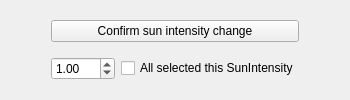
             <widget class="QWidget" name="tab_4">
              <attribute name="title">
               <string>SunInten change</string>
              </attribute>
              <layout class="QGridLayout" name="gridLayout_34">
               <item row="0" column="0" rowspan="2">
                <spacer name="horizontalSpacer_7">
                 <property name="orientation">
                  <enum>Qt::Horizontal</enum>
                 </property>
                 <property name="sizeHint" stdset="0">
                  <size>
                   <width>40</width>
                   <height>20</height>
                  </size>
                 </property>
                </spacer>
               </item>
               <item row="1" column="2">
                <widget class="QCheckBox" name="checkBox_applySunInten">
                 <property name="text">
                  <string>All selected this SunIntensity</string>
                 </property>
                </widget>
               </item>
               <item row="1" column="1">
                <widget class="QDoubleSpinBox" name="doubleSpinBox_newSunInten">
                 <property name="maximum">
                  <double>999.899999999999977</double>
                 </property>
                 <property name="value">
                  <double>1.000000000000000</double>
                 </property>
                </widget>
               </item>
               <item row="0" column="1" colspan="2">
                <widget class="QPushButton" name="pushButton_confirmSunInten">
                 <property name="text">
                  <string>Confirm sun intensity change</string>
                 </property>
                </widget>
               </item>
               <item row="0" column="3" rowspan="2">
                <spacer name="horizontalSpacer_8">
                 <property name="orientation">
                  <enum>Qt::Horizontal</enum>
                 </property>
                 <property name="sizeHint" stdset="0">
                  <size>
                   <width>40</width>
                   <height>20</height>
                  </size>
                 </property>
                </spacer>
               </item>
              </layout>
             </widget>
